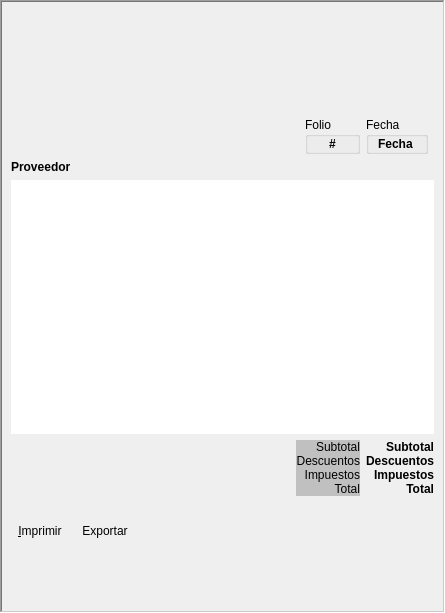
<?xml version="1.0" encoding="UTF-8"?>
<ui version="4.0">
 <class>Form</class>
 <widget class="QWidget" name="Form">
  <property name="geometry">
   <rect>
    <x>0</x>
    <y>0</y>
    <width>445</width>
    <height>613</height>
   </rect>
  </property>
  <property name="windowTitle">
   <string>Form</string>
  </property>
  <layout class="QVBoxLayout" name="verticalLayout">
   <property name="margin">
    <number>0</number>
   </property>
   <item>
    <widget class="QFrame" name="frameDetalle">
     <property name="styleSheet">
      <string notr="true"/>
     </property>
     <property name="frameShape">
      <enum>QFrame::WinPanel</enum>
     </property>
     <property name="frameShadow">
      <enum>QFrame::Sunken</enum>
     </property>
     <layout class="QGridLayout" name="gridLayout_2">
      <item row="1" column="0" colspan="5">
       <layout class="QGridLayout" name="gridLayout">
        <item row="1" column="0" colspan="3">
         <widget class="QLabel" name="laOrigen">
          <property name="font">
           <font>
            <weight>75</weight>
            <bold>true</bold>
           </font>
          </property>
          <property name="text">
           <string>Proveedor</string>
          </property>
         </widget>
        </item>
        <item row="0" column="0">
         <layout class="QHBoxLayout" name="horizontalLayout">
          <item>
           <spacer name="horizontalSpacer_3">
            <property name="orientation">
             <enum>Qt::Horizontal</enum>
            </property>
            <property name="sizeHint" stdset="0">
             <size>
              <width>40</width>
              <height>20</height>
             </size>
            </property>
           </spacer>
          </item>
          <item>
           <widget class="QGroupBox" name="groupBox">
            <property name="title">
             <string>Folio</string>
            </property>
            <layout class="QVBoxLayout" name="verticalLayout_2">
             <property name="topMargin">
              <number>0</number>
             </property>
             <property name="bottomMargin">
              <number>0</number>
             </property>
             <item>
              <widget class="QLabel" name="numberLA">
               <property name="font">
                <font>
                 <weight>75</weight>
                 <bold>true</bold>
                </font>
               </property>
               <property name="text">
                <string>#</string>
               </property>
               <property name="alignment">
                <set>Qt::AlignCenter</set>
               </property>
              </widget>
             </item>
            </layout>
           </widget>
          </item>
         </layout>
        </item>
        <item row="0" column="1">
         <widget class="QGroupBox" name="groupBox_2">
          <property name="title">
           <string>Fecha</string>
          </property>
          <layout class="QVBoxLayout" name="verticalLayout_3">
           <property name="topMargin">
            <number>0</number>
           </property>
           <property name="bottomMargin">
            <number>0</number>
           </property>
           <item>
            <widget class="QLabel" name="laFecha">
             <property name="font">
              <font>
               <weight>75</weight>
               <bold>true</bold>
              </font>
             </property>
             <property name="text">
              <string>Fecha</string>
             </property>
            </widget>
           </item>
          </layout>
         </widget>
        </item>
       </layout>
      </item>
      <item row="2" column="0" colspan="5">
       <widget class="QTableWidget" name="itemsTA">
        <property name="sizePolicy">
         <sizepolicy hsizetype="Expanding" vsizetype="MinimumExpanding">
          <horstretch>0</horstretch>
          <verstretch>0</verstretch>
         </sizepolicy>
        </property>
        <property name="font">
         <font>
          <pointsize>7</pointsize>
         </font>
        </property>
        <property name="frameShape">
         <enum>QFrame::NoFrame</enum>
        </property>
        <property name="verticalScrollMode">
         <enum>QAbstractItemView::ScrollPerPixel</enum>
        </property>
        <property name="showGrid">
         <bool>false</bool>
        </property>
        <property name="wordWrap">
         <bool>false</bool>
        </property>
       </widget>
      </item>
      <item row="3" column="0" rowspan="2">
       <layout class="QVBoxLayout" name="verticalLayout_6">
        <item>
         <spacer name="verticalSpacer_3">
          <property name="orientation">
           <enum>Qt::Vertical</enum>
          </property>
          <property name="sizeType">
           <enum>QSizePolicy::Preferred</enum>
          </property>
          <property name="sizeHint" stdset="0">
           <size>
            <width>20</width>
            <height>20</height>
           </size>
          </property>
         </spacer>
        </item>
        <item>
         <widget class="QToolButton" name="toImprimir">
          <property name="text">
           <string>&amp;Imprimir</string>
          </property>
          <property name="icon">
           <iconset>
            <normaloff>../imagenes/Print.png</normaloff>../imagenes/Print.png</iconset>
          </property>
          <property name="iconSize">
           <size>
            <width>44</width>
            <height>40</height>
           </size>
          </property>
          <property name="toolButtonStyle">
           <enum>Qt::ToolButtonTextUnderIcon</enum>
          </property>
          <property name="autoRaise">
           <bool>true</bool>
          </property>
         </widget>
        </item>
       </layout>
      </item>
      <item row="3" column="1" rowspan="2">
       <layout class="QVBoxLayout" name="verticalLayout_7">
        <item>
         <spacer name="verticalSpacer_5">
          <property name="orientation">
           <enum>Qt::Vertical</enum>
          </property>
          <property name="sizeType">
           <enum>QSizePolicy::Preferred</enum>
          </property>
          <property name="sizeHint" stdset="0">
           <size>
            <width>20</width>
            <height>20</height>
           </size>
          </property>
         </spacer>
        </item>
        <item>
         <widget class="QToolButton" name="toExportar">
          <property name="text">
           <string>Exportar</string>
          </property>
          <property name="icon">
           <iconset>
            <normaloff>../imagenes/Redo2.png</normaloff>../imagenes/Redo2.png</iconset>
          </property>
          <property name="iconSize">
           <size>
            <width>44</width>
            <height>40</height>
           </size>
          </property>
          <property name="toolButtonStyle">
           <enum>Qt::ToolButtonTextUnderIcon</enum>
          </property>
          <property name="autoRaise">
           <bool>true</bool>
          </property>
         </widget>
        </item>
       </layout>
      </item>
      <item row="3" column="2">
       <spacer name="horizontalSpacer_2">
        <property name="orientation">
         <enum>Qt::Horizontal</enum>
        </property>
        <property name="sizeHint" stdset="0">
         <size>
          <width>40</width>
          <height>20</height>
         </size>
        </property>
       </spacer>
      </item>
      <item row="3" column="3">
       <layout class="QVBoxLayout" name="verticalLayout_5">
        <property name="spacing">
         <number>0</number>
        </property>
        <item>
         <widget class="QLabel" name="label">
          <property name="styleSheet">
           <string notr="true">background-color:#C0C0C0</string>
          </property>
          <property name="text">
           <string>Subtotal</string>
          </property>
          <property name="alignment">
           <set>Qt::AlignRight|Qt::AlignTrailing|Qt::AlignVCenter</set>
          </property>
         </widget>
        </item>
        <item>
         <widget class="QLabel" name="label_2">
          <property name="styleSheet">
           <string notr="true">background-color:#C0C0C0</string>
          </property>
          <property name="text">
           <string>Descuentos</string>
          </property>
          <property name="alignment">
           <set>Qt::AlignRight|Qt::AlignTrailing|Qt::AlignVCenter</set>
          </property>
         </widget>
        </item>
        <item>
         <widget class="QLabel" name="label_3">
          <property name="styleSheet">
           <string notr="true">background-color:#C0C0C0</string>
          </property>
          <property name="text">
           <string>Impuestos</string>
          </property>
          <property name="alignment">
           <set>Qt::AlignRight|Qt::AlignTrailing|Qt::AlignVCenter</set>
          </property>
         </widget>
        </item>
        <item>
         <widget class="QLabel" name="label_4">
          <property name="styleSheet">
           <string notr="true">background-color:#C0C0C0</string>
          </property>
          <property name="text">
           <string>Total</string>
          </property>
          <property name="alignment">
           <set>Qt::AlignRight|Qt::AlignTrailing|Qt::AlignVCenter</set>
          </property>
         </widget>
        </item>
       </layout>
      </item>
      <item row="3" column="4">
       <layout class="QVBoxLayout" name="verticalLayout_4">
        <property name="spacing">
         <number>0</number>
        </property>
        <property name="sizeConstraint">
         <enum>QLayout::SetMinAndMaxSize</enum>
        </property>
        <item>
         <widget class="QLabel" name="laSubtotal">
          <property name="font">
           <font>
            <weight>75</weight>
            <bold>true</bold>
           </font>
          </property>
          <property name="text">
           <string>Subtotal</string>
          </property>
          <property name="alignment">
           <set>Qt::AlignRight|Qt::AlignTrailing|Qt::AlignVCenter</set>
          </property>
         </widget>
        </item>
        <item>
         <widget class="QLabel" name="laDescuentos">
          <property name="font">
           <font>
            <weight>75</weight>
            <bold>true</bold>
           </font>
          </property>
          <property name="text">
           <string>Descuentos</string>
          </property>
          <property name="alignment">
           <set>Qt::AlignRight|Qt::AlignTrailing|Qt::AlignVCenter</set>
          </property>
         </widget>
        </item>
        <item>
         <widget class="QLabel" name="laImpuestos">
          <property name="font">
           <font>
            <weight>75</weight>
            <bold>true</bold>
           </font>
          </property>
          <property name="text">
           <string>Impuestos</string>
          </property>
          <property name="alignment">
           <set>Qt::AlignRight|Qt::AlignTrailing|Qt::AlignVCenter</set>
          </property>
         </widget>
        </item>
        <item>
         <widget class="QLabel" name="laTotal">
          <property name="font">
           <font>
            <pointsize>9</pointsize>
            <weight>75</weight>
            <bold>true</bold>
           </font>
          </property>
          <property name="text">
           <string>Total</string>
          </property>
          <property name="alignment">
           <set>Qt::AlignRight|Qt::AlignTrailing|Qt::AlignVCenter</set>
          </property>
         </widget>
        </item>
       </layout>
      </item>
      <item row="4" column="4">
       <spacer name="verticalSpacer">
        <property name="orientation">
         <enum>Qt::Vertical</enum>
        </property>
        <property name="sizeType">
         <enum>QSizePolicy::Preferred</enum>
        </property>
        <property name="sizeHint" stdset="0">
         <size>
          <width>20</width>
          <height>100</height>
         </size>
        </property>
       </spacer>
      </item>
      <item row="0" column="0">
       <widget class="QFrame" name="frame">
        <property name="sizePolicy">
         <sizepolicy hsizetype="Preferred" vsizetype="Expanding">
          <horstretch>0</horstretch>
          <verstretch>0</verstretch>
         </sizepolicy>
        </property>
        <property name="maximumSize">
         <size>
          <width>16777215</width>
          <height>100</height>
         </size>
        </property>
       </widget>
      </item>
     </layout>
    </widget>
   </item>
  </layout>
 </widget>
 <resources/>
 <connections/>
</ui>
